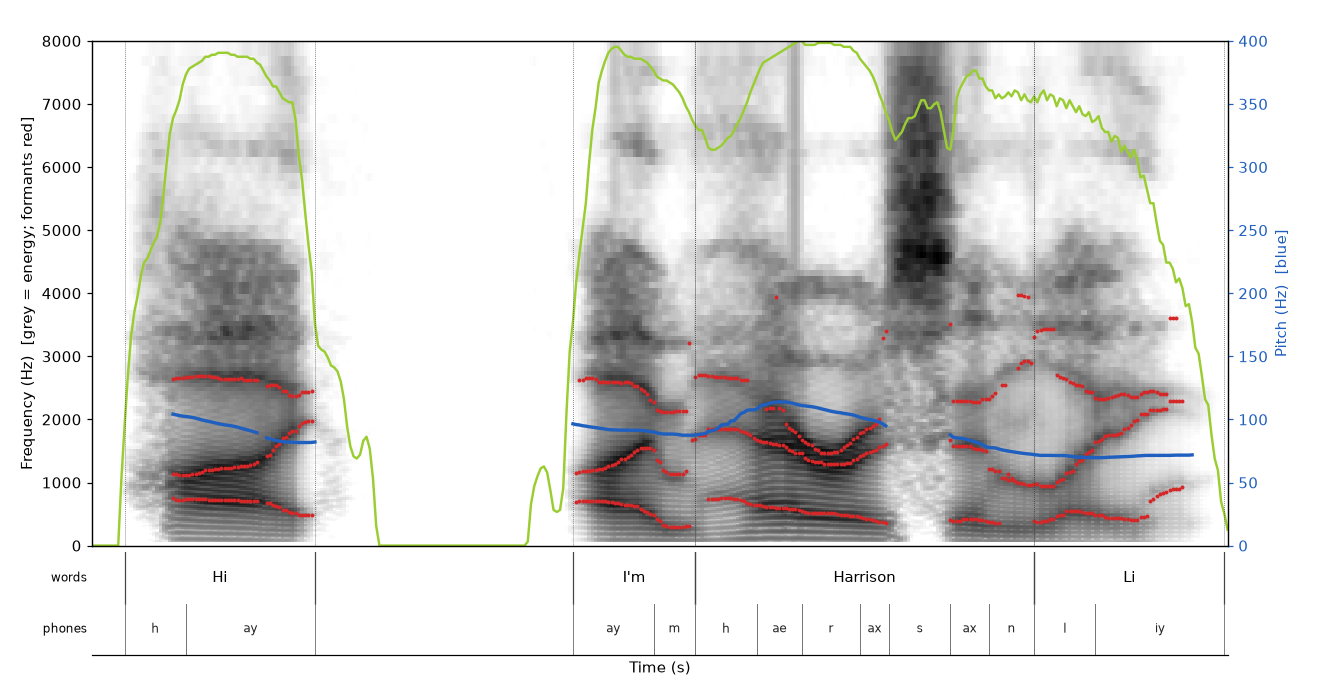

The script that saved this image:
#!/usr/bin/env python3
"""Optional: render preview.png (Praat-style view) from terrain.bin/terrain.json. Needs numpy + matplotlib."""
import json
import sys
from pathlib import Path

import numpy as np
import matplotlib
matplotlib.use("Agg")
import matplotlib.pyplot as plt

here = Path(__file__).resolve().parent
src = Path(sys.argv[1]) if len(sys.argv) > 1 else here.parent.parent / "public" / "lab" / "voice"
dst = Path(sys.argv[2]) if len(sys.argv) > 2 else here / "preview.png"
m = json.load(open(src / "terrain.json", encoding="utf8"))
F, B, hop, sr = m["frames"], m["bins"], m["hop"], m["sampleRate"]
img = np.frombuffer(open(src / "terrain.bin", "rb").read(), np.uint8).reshape(F, B)
t = np.arange(F) * hop / sr
c = np.array(m["melCenters"])
edges = np.concatenate([[m["fmin"]], (c[1:] + c[:-1]) / 2, [m["fmax"]]])
f0 = np.array(m["f0"]); fm = np.array(m["formants"], float); it = np.array(m["intensity"], float)
dur = m["duration"]

fig = plt.figure(figsize=(12, 6.2), dpi=110)
ax = fig.add_axes([0.07, 0.20, 0.86, 0.74])
tt = np.append(t, t[-1] + hop / sr) - hop / sr / 2
ax.pcolormesh(tt, edges, img.T, cmap="Greys", vmin=0, vmax=255, shading="flat", rasterized=True)
ax.set_ylim(0, 8000); ax.set_xlim(0, dur)
ax.set_ylabel("Frequency (Hz)  [grey = energy; formants red]")
ax.set_xticks([])
for k in range(3):
    v = fm[:, k] > 0
    ax.plot(t[v], fm[v, k], "o", color="#d62728", ms=2.6, mew=0)
ax.plot(t, it / 255 * 8000, color="#9acd32", lw=1.6)
ax2 = ax.twinx(); ax2.set_ylim(0, 400); ax2.set_ylabel("Pitch (Hz)  [blue]", color="#1f5fbf")
p = np.where(f0 > 0, f0, np.nan)
ax2.plot(t, p, color="#1f5fbf", lw=2.2)
ax2.tick_params(axis="y", colors="#1f5fbf")

lab = fig.add_axes([0.07, 0.04, 0.86, 0.15], sharex=ax)
lab.set_xlim(0, dur); lab.set_ylim(0, 2)
for s in ("top", "right", "left"): lab.spines[s].set_visible(False)
lab.set_yticks([]); lab.set_xlabel("Time (s)")
lab.text(-0.005, 1.5, "words", transform=lab.get_yaxis_transform(), ha="right", va="center", fontsize=8)
lab.text(-0.005, 0.5, "phones", transform=lab.get_yaxis_transform(), ha="right", va="center", fontsize=8)
for w in m["words"]:
    for x in (w["start"], w["end"]):
        lab.plot([x, x], [1, 2], color="#444", lw=0.8); ax.axvline(x, color="#444", lw=0.5, ls=":")
    lab.text((w["start"] + w["end"]) / 2, 1.5, w["text"], ha="center", va="center", fontsize=10)
for p_ in m["phones"]:
    for x in (p_["start"], p_["end"]):
        lab.plot([x, x], [0, 1], color="#777", lw=0.6)
    lab.text((p_["start"] + p_["end"]) / 2, 0.5, p_["symbol"], ha="center", va="center", fontsize=8, color="#222")
fig.savefig(dst, facecolor="white")
print("wrote", dst)
